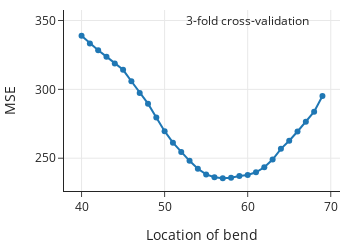

Write notebook code for a chart like this one.
### Code cell
fig = px.line(x=bends, y=totals, markers=True, width=350, height=250)

fig.add_annotation(
    x=60, y=350, text="3-fold cross-validation", showarrow=False
)

fig.update_layout(
    showlegend=False, xaxis_title="Location of bend", yaxis_title="MSE"
)

fig.show()

### Figure 1 — Plotly figure (JSON) as saved in the notebook; plotly's stock layout.template omitted (floating-point values rounded to 4 significant figures)
{"data": [{"hovertemplate": "x=%{x}<br>y=%{y}<extra></extra>", "legendgroup": "", "line": {"color": "#1F77B4", "dash": "solid"}, "marker": {"symbol": "circle"}, "mode": "lines+markers", "name": "", "orientation": "v", "showlegend": false, "type": "scatter", "x": [40, 41, 42, 43, 44, 45, 46, 47, 48, 49, 50, 51, 52, 53, 54, 55, 56, 57, 58, 59, 60, 61, 62, 63, 64, 65, 66, 67, 68, 69], "xaxis": "x", "y": [338.9, 333.4, 328.4, 323.7, 318.8, 314.2, 305.9, 297.4, 289.6, 279.6, 269.6, 261.3, 254.5, 248.1, 242.4, 238.2, 236.2, 235.5, 235.7, 237.1, 237.8, 239.8, 243.4, 249.1, 256.8, 262.7, 269.4, 276.5, 283.8, 295.2], "yaxis": "y"}], "layout": {"annotations": [{"showarrow": false, "text": "3-fold cross-validation", "x": 60, "y": 350}], "height": 250, "legend": {"tracegroupgap": 0}, "showlegend": false, "width": 350, "xaxis": {"anchor": "y", "autorange": true, "domain": [0, 1], "range": [37.89, 71.11], "title": {"text": "Location of bend"}, "type": "linear"}, "yaxis": {"anchor": "x", "autorange": true, "domain": [0, 1], "range": [226.2, 357.2], "title": {"text": "MSE"}, "type": "linear"}}}
